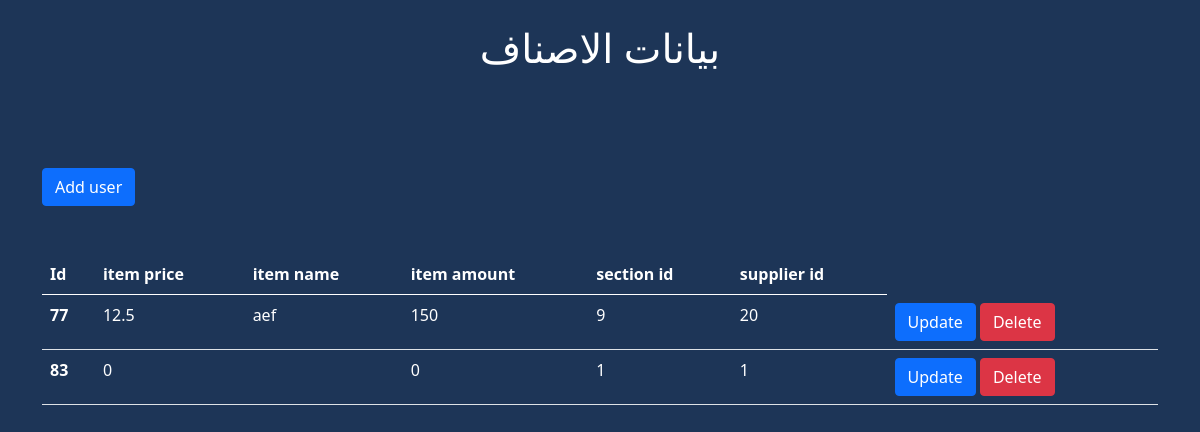
/item_data_read.php, run on the app's committed database.
### tables this page shows
CREATE TABLE `items` (
  `id` int(11) NOT NULL,
  `item_price` float DEFAULT NULL,
  `item_name` varchar(512) DEFAULT NULL,
  `item_amount` int(11) DEFAULT NULL,
  `section_id` int(11) DEFAULT NULL,
  `supplier_id` int(11) DEFAULT NULL
);

### item_data_read.php (the view, shortened to what this page needs)
<!DOCTYPE html>
<html lang="en">
    <head>
        <link href="https://cdn.jsdelivr.net/npm/bootstrap@5.0.2/dist/css/bootstrap.min.css" rel="stylesheet"
>
    </head>
<body  class="text-white" style="background-color:  #1D3557">
    <h1 class="text-center mt-4">بيانات الاصناف</h1>
    <body class="bg-secondary">
    <div class="container mt-5">
        <a class="btn btn-primary mt-5" href="./items.php">Add user</a>
        <table class="table mt-5  text-white">
            <thead>
                <tr>
                    <th scope="col">Id</th>
                    <th scope="col">item price</th>
                    <th scope="col">item name</th>
                    <th scope="col">item amount</th>
                    <th scope="col">section id</th>
                    <th scope="col">supplier id</th>
                </tr>
            </thead>
            <tbody>
                <?php
                include "connect.php";
                $sqlselect = "SELECT * FROM `items`";
                $resultselect = mysqli_query($con, $sqlselect);
                if ($resultselect) {
                    while ($row = mysqli_fetch_assoc($resultselect)) {
                        $id = $row['id'];
                        $item_price = $row['item_price'];
                        $item_name = $row['item_name'];
                        $item_amount =  $row['item_amount'];
                        $section_id =  $row['section_id'];
                        $supplier_id =  $row['supplier_id'];
                        echo ' <tr>
                        <th scope="row">'.$id.'</th>
                        <td>'.$item_price.'</td>
                        <td>'.$item_name.'</td>
                        <td>'.$item_amount.'</td>
                        <td>'.$section_id.'</td>
                        <td>'.$supplier_id.'</td>
                        <td>
                            <a href="update_item_data.php?updateid='.$id.'" class="btn btn-primary" >Update</a>
                            <a href="delete_item_data.php?deleteid='.$id.'" class="btn btn-danger">Delete</a>
                        </td>
                        </tr>
                        ';
                    }
                }
                ?>
            </tbody>
        </table>
    </div>
</body>

### data on the page
items: id "77", item_price "12.5", item_name "aef", item_amount "150", section "9", supplier "20"
items: id "83", item_price "0", item_amount "0", section "1", supplier "1"
